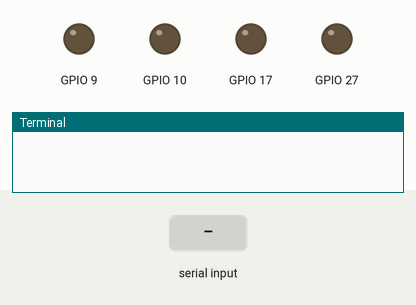
A program run on a simulated Raspberry Pi (BCM pin numbers). On the bench: output pins drawn as LEDs (lit = HIGH), the last lines printed to the terminal. The inputs (shaded band) are chosen by the test bench. Databases and web services accept everything at once and return nothing; library files of the repository ran but are not shown: driversL298N.py.

Above: at 1.2 s.
1.3 s: "up" typed at the terminal
At 2.5 s:
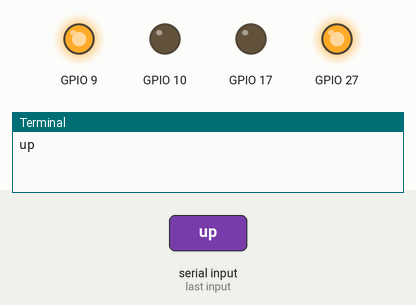
2.8 s: "down" typed at the terminal
At 3.8 s:
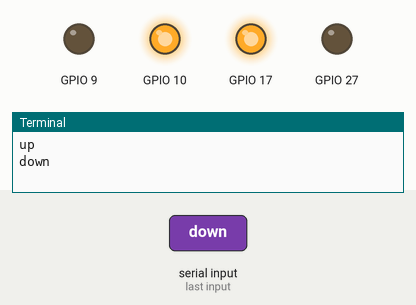
4.3 s: "left" typed at the terminal
At 5.0 s:
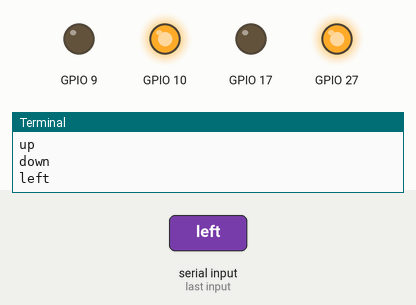
5.8 s: "right" typed at the terminal
At 6.1 s:
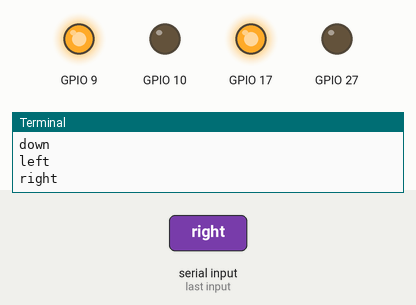
Timing chart, 0 to 8.3 s (numbered marks = the images above; inputs shaded):
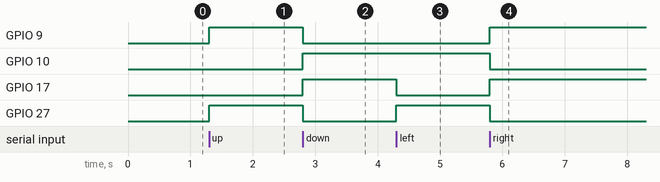

Measured:
- after the input at 1.3 s, GPIO 9, GPIO 27: LOW → HIGH at once
- after the input at 2.8 s, GPIO 9, GPIO 27: HIGH → LOW at once; GPIO 10, GPIO 17: LOW → HIGH at once
- after the input at 4.3 s, GPIO 17: HIGH → LOW at once; GPIO 27: LOW → HIGH at once
- after the input at 5.8 s, GPIO 9, GPIO 17: LOW → HIGH at once; GPIO 10, GPIO 27: HIGH → LOW at once

The program:

robot.py
```python
#!/usr/bin/env python
# -*- coding: utf-8 -*-


from time import sleep
from config import driversL298N as drivers


def main():
    robot = drivers.Robot(17, 27, 10, 9, 0)

    #operations = {'up': robot.fordwardRobot(), 'down': robot.backwardRobot(), 'right': robot.rightRobot(), 'left': robot.leftRobot(), 'stop': robot.stopRobot()}

    while True:
        order = raw_input()

        if order == 'close': break
        elif order == 'up': robot.fordwardRobot()
        elif order == 'down': robot.backwardRobot()
        elif order == 'left': robot.leftRobot()
        elif order == 'right': robot.rightRobot()
        elif order == 'stop': robot.stopRobot()

        #operations[order]
        sleep(0.25)


if __name__ == '__main__':
    main()
```
